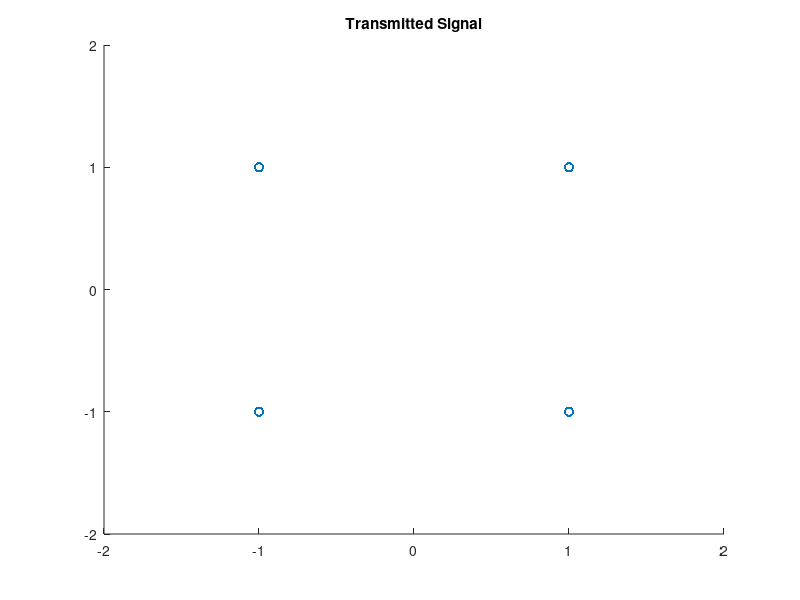
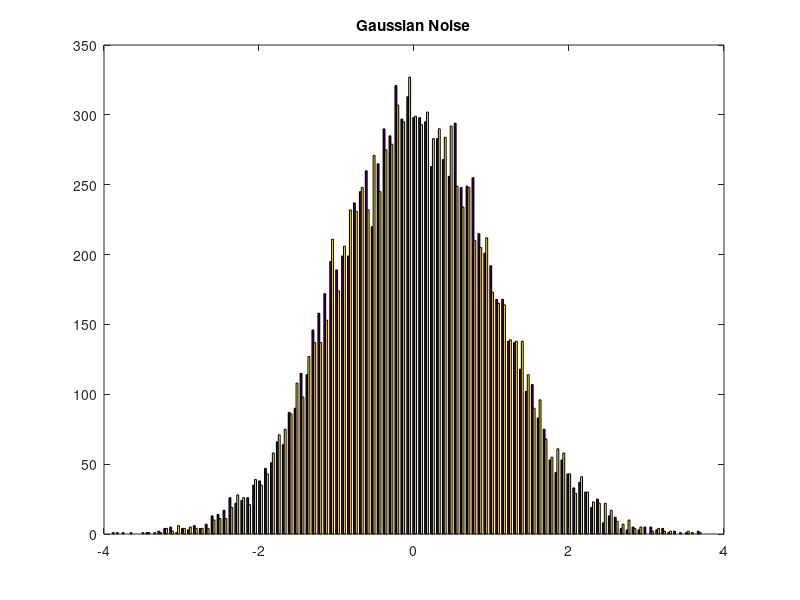
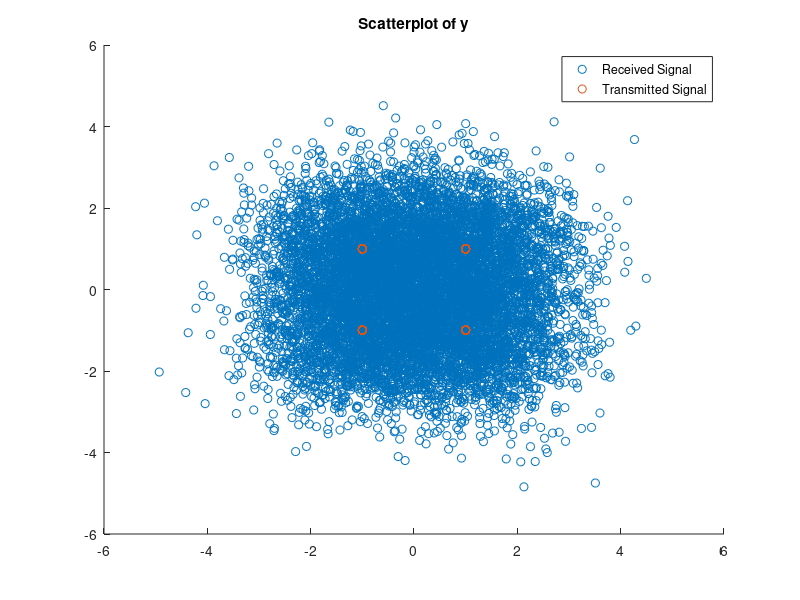

The MATLAB source for these figures, in order:
clc
clear
close all
% Part a
x=randi([0,1],[10000,2]);
x=2*x-1;
x1=x(:,1);
x2=x(:,2);
figure,scatter(x1,x2,'rx'),axis([-2 2 -2 2]),title('Transmitted Signal')
% Part b
n=randn(10000,2);
figure,hist(n,100),title('Gaussian Noise')
% Part c
y=x+n;
% Part d
y1=y(:,1);
y2=y(:,2);
figure,scatter(y2,y1),title('Scatterplot of y')
hold on 
scatter(x1,x2,'rx')
legend('Received Signal','Transmitted Signal')
% Part e
xhat=[sign(y1),sign(y2)];
% Part f
e=xhat-x;
c=0;
for i=1:10000
    if e(i,:)~=[0,0]
        c=c+1;
    end
end
disp(['Total number of errors: ',num2str(c)])
pe=c/10000;
disp(['The probability of error is: ',num2str(pe)])
